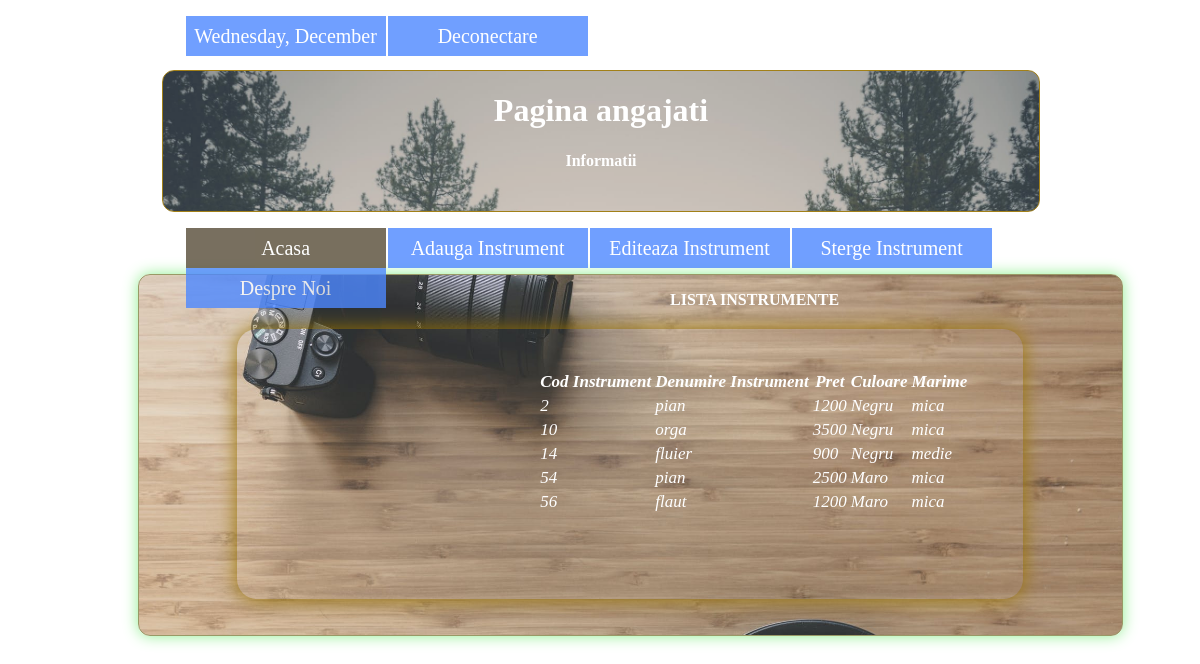
The app's page /admin.php with its own data.
### tables this page shows
CREATE TABLE `instrumente` (
  `cod_instrumente` int(10) NOT NULL,
  `denumire_instrument` varchar(50) DEFAULT NULL,
  `pret` int(10) DEFAULT NULL,
  `culoare` varchar(50) DEFAULT NULL,
  `marime` varchar(50) DEFAULT NULL,
  `codm` int(10) DEFAULT NULL
);

### admin.php (the view, shortened to what this page needs)
<?php
include("connect.php");?>
<!DOCTYPE html>
<html>
    <head>
        <link rel="stylesheet" type="text/css" href="style.css">
    </head>
    <body class="body">
        <div class="nav">
            <ul>
                <li><a>
                    <?php
                    $Today = date('y:m:d',time());
                    $new = date('l, F d, Y', strtotime($Today));
                    echo $new; ?>
                </a></li>
                <li><a href = "index.php">Deconectare</a></li>
            </ul>
            <br><br><br>
        </div>
        <div class="box">
            <table id="table1">
                <tr>
                    <td">
                        <h1 id="pganj">Pagina angajati</h1>
                </tr>
                <tr>
                    <td>Informatii</mark></b></td>
                </tr>
            </table>
        </div>
        <div class="nav">
            <ul>
                <li><a class="color" href="admin.php">Acasa</a></li>
                <li><a href="add.php">Adauga Instrument</a></li>
                <li><a href="edit.php">Editeaza Instrument</a></li>
                <li><a href="delete.php">Sterge Instrument</a></li>
                <li><a href = "aboutus.php">Despre Noi</a></li>
            </ul>
        </div>
        <br><br>
        <div class="boxtwo">
            <p id="listainstr">LISTA INSTRUMENTE</p>
            <div id="main">
                <table id="th1">
                    <tr>
                        <th>Cod Instrument</th>
                        <th>Denumire Instrument</th>
                        <th>Pret</th>
                        <th>Culoare</th>
                        <th>Marime</th>
                    </tr>
                    <?php
                    $data=mysqli_query($conn,"SELECT * FROM `instrumente`");
                        while($row = mysqli_fetch_array($data)){
                            echo "<tr>";
                            echo "<td>" ;echo $row["cod_instrumente"]; echo "</td>";
                            echo "<td>";echo $row["denumire_instrument"]; echo "</td>";
                            echo "<td>"; echo $row["pret"]; echo "</td>";
                            echo "<td>"; echo $row["culoare"]; echo "</td>";
                            echo "<td>"; echo $row["marime"]; echo "</td>";
                            echo "</tr>";
                        }
                    ?>
                </table>
            </div>
        </div>
    </body>
</html>

### style.css (style rules this page uses)
.body { background: url(img/fundal.jpeg); }
.box { width:74%; height:140px; background-image: url("img/antet.jpeg"); background-size: cover; margin-left: 13%; opacity: .9; border-color:black; font-size: 16px; border:solid 1px #997300; border-radius: 12px; }
#table1 { width: 100%; border-collapse: collapse; height: auto; text-align: center; color: white; font-weight: bold; font-size:16px; }
#main { width: 80%; box-shadow: 0px 0px 20px #997300; border-radius: 20px; overflow: auto; margin-left: 10%; margin-top: 2%; height:270px; background: transparent; }
ul { padding: 0 ; list-style: none; }
ul li { float: left; width: 200px; height: 40px; background-color: #4d88ff; opacity: .8; line-height: 40px; text-align: center; font-size: 20px; margin-right: 2px; }
ul li a { text-decoration: none; color: white; display: block; }
.nav { padding-left:15%; }
.boxtwo { background-image: url("fundal2.jpeg"); background-size: cover; box-shadow:0px 0px 15px lightgreen; border-radius:12px; border:solid 1px #999966; height:360px; width:83%; margin-top:10px; margin-left: 130px; }
#listainstr { text-align:center; color:white; font-weight:bold; }
#th1 { margin-top:40px; font-size: 17px; margin-left:300px; color:white; font-style:italic; }
.color { background-color: #574c37; }
#pganj { text-align: center; color:white; }

### records on screen
instrumente: cod_instrumente "2", denumire_instrument "pian", pret "1200", culoare "Negru", marime "mica"
instrumente: cod_instrumente "10", denumire_instrument "orga", pret "3500", culoare "Negru", marime "mica"
instrumente: cod_instrumente "14", denumire_instrument "fluier", pret "900", culoare "Negru", marime "medie"
instrumente: cod_instrumente "54", denumire_instrument "pian", pret "2500", culoare "Maro", marime "mica"
instrumente: cod_instrumente "56", denumire_instrument "flaut", pret "1200", culoare "Maro", marime "mica"
